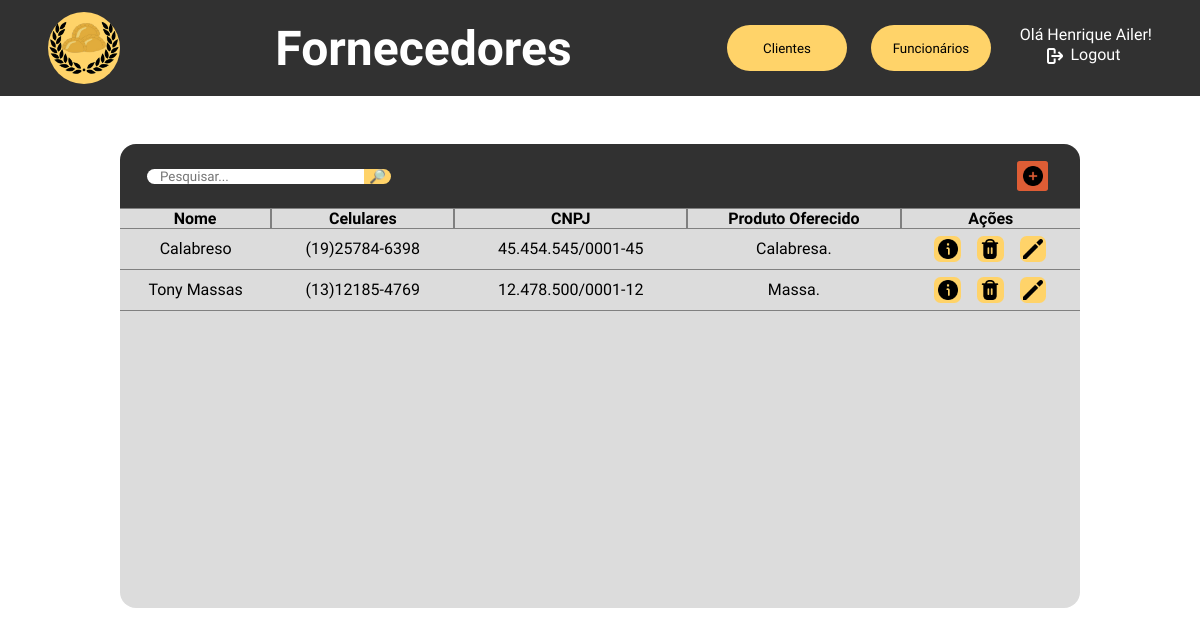
Page /php/tabelaFornecedores.php (signed in) on the earlier database version.
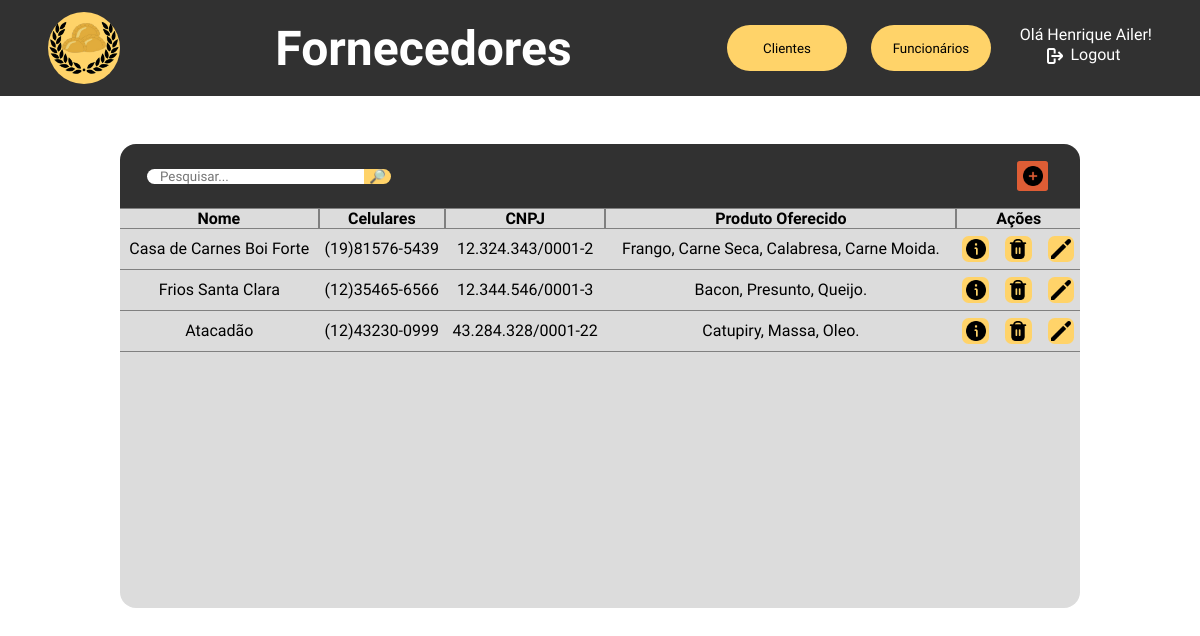
Same page on the later database version.
### tables this page shows
CREATE TABLE IF NOT EXISTS `fornecedores` (
  `id_fornecedor` int NOT NULL AUTO_INCREMENT,
  `nome` varchar(50) NOT NULL,
  `celular1` varchar(14) NOT NULL,
  `celular2` varchar(14) DEFAULT NULL,
  `email` varchar(100) NOT NULL,
  `endereco` varchar(150) NOT NULL,
  `cnpj` varchar(18) NOT NULL,
  `descricao` text,
  `ramo_atividade` varchar(100) NOT NULL,
  PRIMARY KEY (`id_fornecedor`)
);

### php/tabelaFornecedores.php (the view, shortened to what this page needs)
<?php
    function table($search){
        include "utilities/mysql_connect.php";
        $query = mysqli_query($connection, "select nome, celular1, celular2, cnpj, id_fornecedor from fornecedores where nome like \"%$search%\";");
        while($output = mysqli_fetch_array($query)){
            echo"<tr class='normal-row'>";
            echo"<td>$output[0]</td>";
            echo"<td>
                <div>$output[1]</div>
                <div>$output[2]</div>
            </td>";
            echo"<td>$output[3]</td>";
            echo"<td>";
            getProductsLabel($output[4]);
            echo"</td>";
            echo"<td><div style='display: flex; justify-content: center; gap: 1em;'>";
            echo"<form action='tabelaFornecedores.php' method='post'><input type='hidden' name='id_info' value='$output[4]'><button name='get_info' type='submit'><img src='../images/icons/info.png'></button></form>";
            echo"<form action='tabelaFornecedores.php' method='post'><input type='hidden' name='id_delete-confirmar' value='$output[4]'><button name='delete' type='submit'><img src='../images/icons/delete.png'></button></form>";
            echo"<form action='tabelaFornecedores.php' method='post'><input type='hidden' name='id_edit' value='$output[4]'><button name='edit' type='submit'><img src='../images/icons/edit.png'></button></form>";
            echo"</div></td></tr>";
        }
    }
    function getProductsLabel($id){
        include "utilities/mysql_connect.php";
        $query = mysqli_query($connection,"select nome_item from estoque where id_fornec = $id;");
        $str_prods = "";
        while($output = mysqli_fetch_array($query)){
            $str_prods = $str_prods . "$output[0], ";
        }
        echo substr($str_prods, 0, -2).".";
    }
?>
<!DOCTYPE html>
<html lang="pt-br">
<head>
    <link rel="stylesheet" href="../css/tabelaFornecedores.css">
</head>
<body>
    <div class="navbar">
        <a href="adm_dashboard.php">
        <div class="logo"></div>
        </a>
        <h1>Fornecedores</h1>
        <div class="menu">
        <a href="tabelaClientes.php"><button>Clientes</button></a>
            <a href="tabelaFuncionarios.php"><button>Funcionários</button></a>
            <div class="user-area">
                <?php
                    $username = $_SESSION['username'];
                    echo"<p>Olá $username!</p>";
                ?>
                <a href="sessionEnded.php"><div class="logout"><img src="../images/icons/logout.png"><p>Logout</p></div></a>
            </div>
        </div>
    </div>
    <div class="center">
        <div class="table-header">
            <form action="tabelaFornecedores.php" method="post" id="searchbox">
                <input type="text" placeholder="Pesquisar..." name="search" id="searchbar">
                <input type="submit" value="🔎︎">
            </form>
            <div id="menu">
                <form action="tabelaFornecedores.php" method="post">
                    <button><img src="../images/icons/plus.png"></button>
                </form>
            </div>
        </div>
        <div class="table-holder">
            <table>
                <tr style="position: sticky; top: 0; background-color: #dcdcdc;">
                    <th style="border-left: none;">Nome</th>
                    <th>Celulares</th>
                    <th>CNPJ</th>
                    <th>Produto Oferecido</th>
                    <th style="border-right: none;">Ações</th>
                </tr>
                <?php
                    if($_SERVER['REQUEST_METHOD'] === 'POST' && isset($_POST['search'])){
                        $search = $_POST['search'];
                        table($search);
                        echo "<script>
                                document.getElementById('searchbar').value='$search'
                                document.getElementById('close-search').style.display = 'block'
                            </script>";
                    }else{
                        table("");
                    }
                ?>
            </table>
        </div>
    </div>
</body>
</html>

Differences in the rows shown:
removed fornecedores: nome "Tony Massas", celular1 "(13)12185-4769", cnpj "12.478.500/0001-12", str_prods "Massa"
added fornecedores: nome "Casa de Carnes Boi Forte", celular1 "(19)81576-5439", cnpj "12.324.343/0001-2", str_prods "Frango, Carne Seca, Calabresa, Carne Moida"
changed fornecedores: nome "Calabreso" → "Frios Santa Clara"; celular1 "(19)25784-6398" → "(12)35465-6566"; cnpj "45.454.545/0001-45" → "12.344.546/0001-3"; str_prods "Calabresa" → "Bacon, Presunto, Queijo"
added fornecedores: nome "Atacadão", celular1 "(12)43230-0999", cnpj "43.284.328/0001-22", str_prods "Catupiry, Massa, Oleo"
